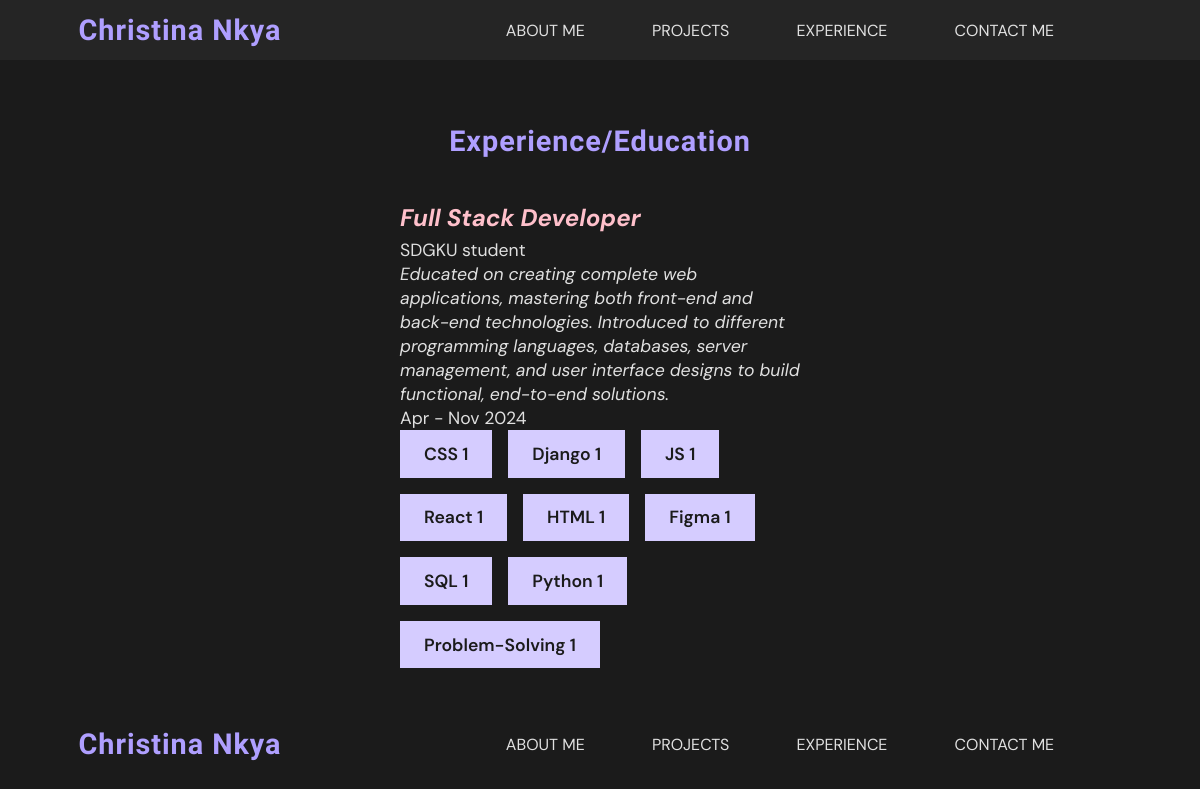
The app's page /content/experience_list with its own data.
### content/models.py (models this page shows, shortened)
class Experience(models.Model):
    name = models.CharField(max_length=100)
    title = models.CharField(max_length=100)
    description = models.TextField()
    month = models.CharField(max_length=15)
    year = models.IntegerField()
    skills = models.ManyToManyField(Skill)

class Skill(models.Model):
    name = models.CharField(max_length=100)

### content/views.py (the view)
# urls.py: path('experience_list', experience_list, name='experience_list'),
def experience_list(request):
    experiences = Experience.objects.all()
    return render(request, "content/experience_list.html",
    {"experiences" : experiences}
    )

### templates/content/experience_list.html (shortened to what this page needs)
{% extends 'base.html' %}
{% load static %}
{% block content %}
<section class="experience-section center-column">
    <h2>Experience/Education</h2>
    <div class="experience-list center-row">
        {% for experience in experiences %}
        <div class="experience-card">
            <p>{{ experience.name }}</p>
            <p>{{ experience.title }}</p>
            <p>{{ experience.description }}</p>
            <p>{{ experience.month }} {{ experience.year }}</p>
            <div class="experience-skills">
                {% for skill in experience.skills.all %}
                <label class="text-label">{{ skill.name }} 1</label>
                {% endfor %}
            </div>
        </div>
        {% endfor %}
    </div>
</section>
{% endblock content %}

### static/css/base.css (style rules this page uses)
:root { --primary-color:#AF9FFF; --primary-color-100: #D5CCFF; --primary-color-300: #7F66FF; --secondary-color: #025834; --secondary-color-600: #04C876; --secondary-color-900: #01321E; --neutral-color: #E0E0E0; --background-color: #1B1B1B; --surface-color: #252525; --lobster-font: "Lobster Two", sans-serif; --DM-font: "DM Sans", sans-serif; }
* { font-family: var(--DM-font); margin: 0; padding: 0; text-decoration: none; }
html { font-size: 16px; background-color: var(--background-color); }
h2 { font-family: var(--lobster-font); color: var(--primary-color); font-size: 1.8rem; letter-spacing: 0.06rem; }
p { color: var(--neutral-color); line-height: 1.5rem; font-size: 1.1rem; }
.text-label { color: var(--background-color); background-color: var(--primary-color-100); text-decoration: uppercase; font-weight: 600; padding: 0.8rem 1.5rem; font-size: 1.1rem; }
.center-row { display: flex; justify-content: center; align-items: center; }
.center-column { display:flex; justify-content: center; align-items: center; flex-direction: column; }

### static/css/section.css (style rules this page uses)
.experience-section { margin-top: 4rem; }
.experience-list { margin: 2rem 0px; align-items: baseline; }
.experience-card { width: 25rem; display: flex; flex-wrap: wrap; padding: 0.5rem; flex-direction: column; }
.experience-skills { display: flex; flex-wrap: wrap; gap: 1rem; }
.experience-card p:nth-child(1) { font-size: 1.5rem; color: pink; font-style: italic; font-weight: bolder; margin: .5rem 0px; }
.experience-card p:nth-child(3) { font-style: italic; }

### records on screen
Experience: name "Full Stack Developer", title "SDGKU student", description "Educated on creating complete web applications, mastering both front-end and back-end technologies. Introduced to different programming languages, databases, server management, and user interface designs to build functional, end-to-end solutions.", month "Apr - Nov", year "2024"
Skill: name "CSS"
Skill: name "Django"
Skill: name "JS"
Skill: name "React"
Skill: name "HTML"
Skill: name "Figma"
Skill: name "SQL"
Skill: name "Python"
Skill: name "Problem-Solving"
